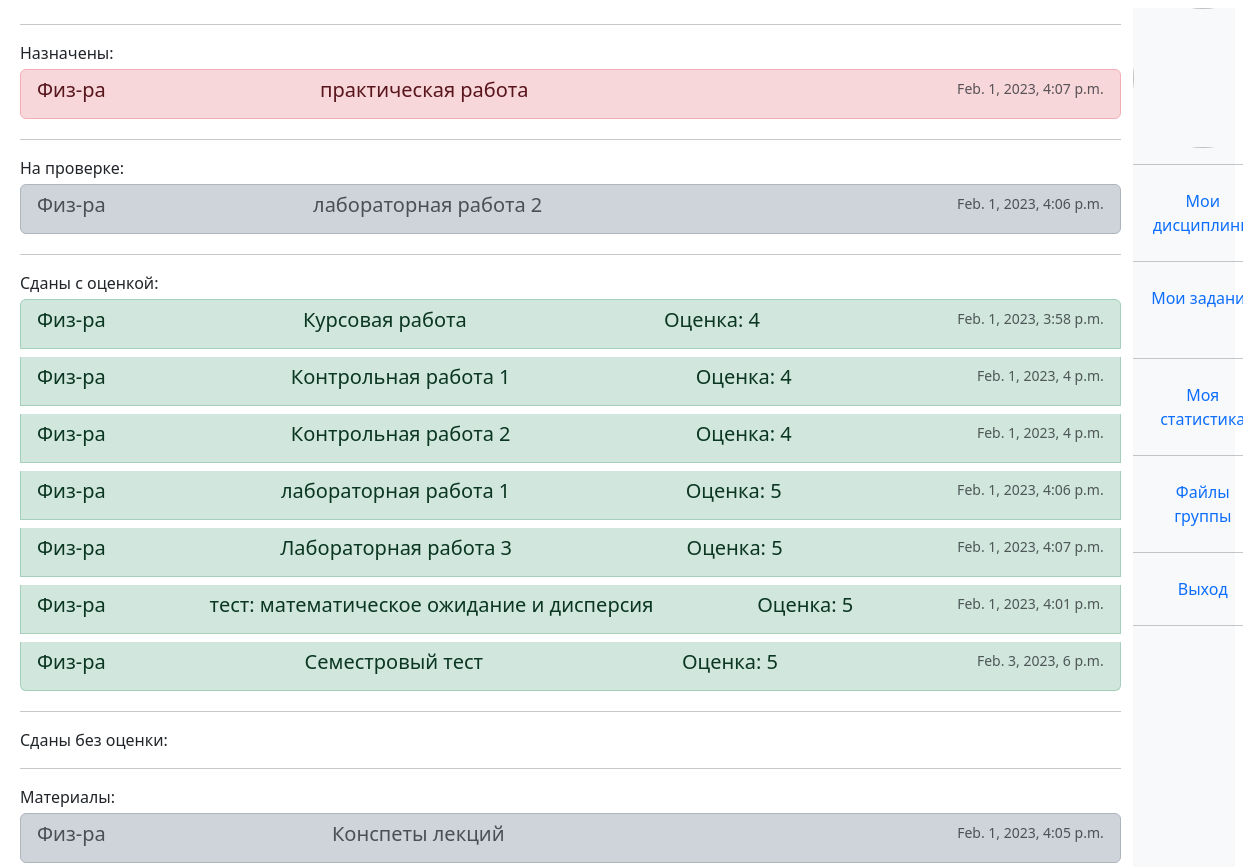
Page /student/tasks/ (signed in) on the earlier database version.
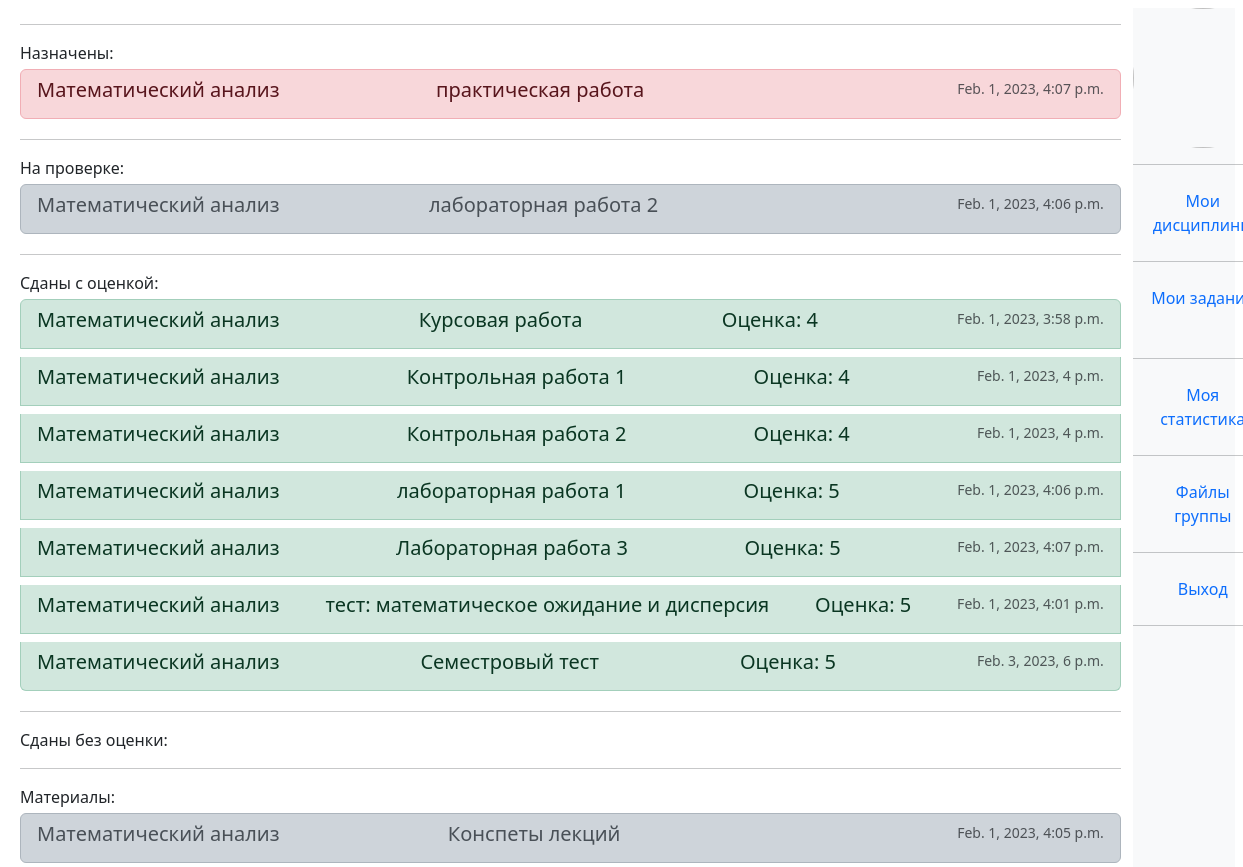
Same page on the later database version.
### univ_app/models.py (models this page shows, shortened)
class AnsweredTask(models.Model):
    ASND = "ASSIGNED"
    DONE = "DONE"
    PSSD = "PASSED"
    EVAL = "EVALUATED"
    CHKD = "CHECKED" #for InfoTask
    STATUS_CHOICES = (
        (ASND, "Assigned"),
        (DONE, "Done"),
        (PSSD, "Passed"),
        (EVAL, "Evaluated"),
        (CHKD, "CHECKED"),
    )
    student = models.ForeignKey("Student", blank = True, null = True, on_delete = models.SET_NULL)
    finished_at = models.DateTimeField(auto_now_add = True,blank = True, null = True)
    status = models.CharField(max_length = 255, choices=STATUS_CHOICES, default = ASND, blank = True)
    class Meta:
        abstract = True
    def related_task(self):
        class_name = self.__class__.__name__
        if class_name == "AnsweredCommonTask":
            return self.common_task
        elif class_name == "TakenTest":
            return self.related_test
        elif class_name == "AnsweredInfoTask":
            return self.related_info_task

class AnsweredCommonTask(AnsweredTask):
    grade = models.IntegerField(null = True, blank = True)
    answer = models.TextField(null = True, default = "")
    file = models.FileField(upload_to = "uploads/answered_common_tasks/" , blank = True, null = True)
    common_task = models.ForeignKey("CommonTask", blank = True, null = True, on_delete = models.CASCADE)
    comment_from_teacher = models.TextField(default = "", blank = True)

class Task(models.Model):
    title = models.CharField(max_length=200, default = '', blank = True) #this field is present in Test itself
    description = models.TextField(default = '', blank = True) #this field is present in Test itself
    subject = models.ForeignKey("Subject", blank = True, null = True, on_delete = models.SET_NULL)
    created_at = models.DateTimeField(auto_now_add = True, null = True, blank = True)
    created_by = models.ForeignKey("Teacher", blank = True, null = True, on_delete = models.SET_NULL)
    class Meta:
        abstract = True
    def get_type(self):
        return str(self.__class__.__name__)

class CommonTask(Task):
    file = models.FileField(upload_to = "uploads/common_tasks/", blank = True, null = True)

class Subject(models.Model):
    title = models.CharField(max_length=200, default = '', blank = True)
    description = models.TextField( default = '', blank = True)
    image = models.ImageField(upload_to = "uploads/subjects/", blank = True , null=True, default = "test.png")
    teacher = models.ForeignKey("Teacher", blank = True, null = True, on_delete = models.SET_NULL)
    st_group = models.ForeignKey("StGroup", blank = True, null = True, on_delete = models.SET_NULL)
    def __str__(self):
        return self.title

class TakenTest(AnsweredTask):
    grade = models.IntegerField(null = True, blank = True)
    related_test = models.ForeignKey ("Test", on_delete = models.CASCADE, null = True)
    score = models.IntegerField(blank = True, null = True)

class Test(Task):
    slug = models.SlugField(max_length = 120 , blank = True, null = True)
    link = models.CharField(max_length=1000, default = '')
    image = models.ImageField(upload_to = "uploads/", blank = True , null=True, default = "test.png")

class AnsweredInfoTask(AnsweredTask):
    related_info_task = models.ForeignKey("InfoTask", blank = True, null = True, on_delete = models.CASCADE)

class InfoTask(Task):
    file = models.FileField(upload_to = "uploads/info_tasks/", blank = True, null = True)

### univ_app/decorators.py (the view)
        def wrapper(request, *args, **kwargs):
            group = None
            if request.user.groups.exists():
                group = request.user.groups.all()[0].name
            if group in allowed_groups:
                return view_func(request, *args, **kwargs)
            else:
                return HttpResponse("У вас нет прав доступа к этой странице")

### univ_app/context_processors.py (called while the page is built)
def get_profile_picture_form(request):
    picture_form = PictureForm
    return {"picture_form": picture_form}

### univ_app/models.py (called while the page is built)
    def get_all_tasks_by_type(self,some_type):
        ans_common_tasks = AnsweredCommonTask.objects.filter(student = self, status = some_type)
        taken_tests = TakenTest.objects.filter(student = self, status = some_type)
        info_tasks = AnsweredInfoTask.objects.filter(student = self, status = some_type)
        tasks = list(chain(ans_common_tasks, taken_tests, info_tasks))
        return tasks

### univ_app/templatetags/user_tags.py (called while the page is built)
@register.filter(name='has_group')
def has_group(user, group_name):
    return user.groups.filter(name=group_name).exists()

### templates/student_views/s_tasks.html (shortened to what this page needs)
{%extends "base.html"%}
{% block s_tasks %}
<hr>
  Назначены:
    <div class="list-group">
    {%for task in assigned_tasks%}
    <a href="{%url 'ts_task' task.related_task.get_type task.related_task.id %}" class="list-group-item list-group-item-danger my-1 list-group-item-action flex-column align-items-start">
        <div class="d-flex w-100 justify-content-between">
          <h5 class="mb-1">{{task.related_task.subject}} </h5>
          <h5 class="mb-1">{{task.related_task.title}} </h5>
          <small class="text-muted">{{task.related_task.created_at}}</small>
        </div>
      </a>
      {%endfor%}
    </div>
<hr>
  На проверке:
      <div class="list-group">
      {%for task in done_tasks%}
      <a href="{%url 'ts_task' task.related_task.get_type task.related_task.id %}" class="list-group-item list-group-item-dark my-1 list-group-item-action flex-column align-items-start">
          <div class="d-flex w-100 justify-content-between">
            <h5 class="mb-1">{{task.related_task.subject}} </h5>
            <h5 class="mb-1">{{task.related_task.title}} </h5>
            <small class="text-muted">{{task.related_task.created_at}}</small>
          </div>
        </a>
        {%endfor%}
      </div>
  <hr>
  Сданы с оценкой:
      <div class="list-group">
      {%for task in eval_tasks%}
      <a href="{%url 'ts_task' task.related_task.get_type task.related_task.id %}" class="list-group-item list-group-item-success list-group-item-action flex-column align-items-start my-1">
          <div class="d-flex w-100 justify-content-between">
            <h5 class="mb-1">{{task.related_task.subject}} </h5>
            <h5 class="mb-1">{{task.related_task.title}} </h5>
            <h5 class="mb-1">Оценка: {{task.grade}} </h5>
            <small class="text-muted">{{task.related_task.created_at}}</small>
          </div>
        </a>
        {%endfor%}
      </div>
  <hr>
  Сданы без оценки:
  <hr>
  Материалы:
      <div class="list-group">
      {%for task in checked_tasks%}
      <a href="{%url 'ts_task' task.related_task.get_type task.related_task.id %}" class="list-group-item list-group-item-dark my-1 list-group-item-action flex-column align-items-start">
          <div class="d-flex w-100 justify-content-between">
            <h5 class="mb-1">{{task.related_task.subject}} </h5>
            <h5 class="mb-1">{{task.related_task.title}} </h5>
            <small class="text-muted">{{task.related_task.created_at}}</small>
          </div>
        </a>
        {%endfor%}
      </div>
{% endblock %}

Differences in the rows shown:
changed through a linked row, AnsweredCommonTask "практическая работа": related_task.subject "Физ-ра" → "Математический анализ"
changed through a linked row, AnsweredCommonTask "лабораторная работа 2": related_task.subject "Физ-ра" → "Математический анализ"
changed through a linked row, AnsweredCommonTask "Курсовая работа": related_task.subject "Физ-ра" → "Математический анализ"
changed through a linked row, AnsweredCommonTask "Контрольная работа 1": related_task.subject "Физ-ра" → "Математический анализ"
changed through a linked row, AnsweredCommonTask "Контрольная работа 2": related_task.subject "Физ-ра" → "Математический анализ"
changed through a linked row, AnsweredCommonTask "лабораторная работа 1": related_task.subject "Физ-ра" → "Математический анализ"
changed through a linked row, AnsweredCommonTask "Лабораторная работа 3": related_task.subject "Физ-ра" → "Математический анализ"
changed through a linked row, TakenTest "тест: математическое ожидание и дисперсия": related_task.subject "Физ-ра" → "Математический анализ"
changed through a linked row, TakenTest "Семестровый тест": related_task.subject "Физ-ра" → "Математический анализ"
changed through a linked row, AnsweredInfoTask "Конспеты лекций": related_task.subject "Физ-ра" → "Математический анализ"
